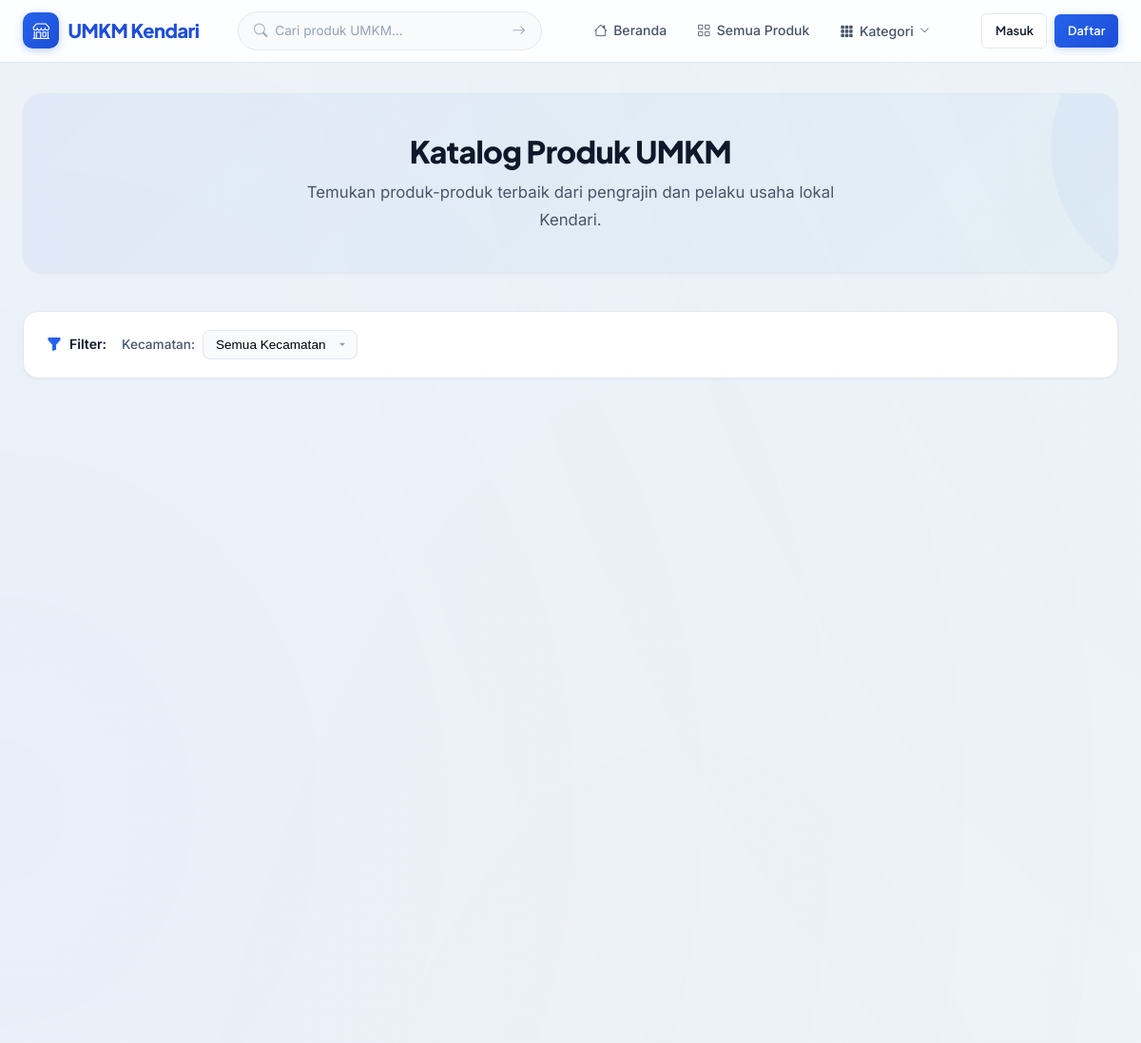
Page /produk?kategori=2 (upper part) on the earlier database version.
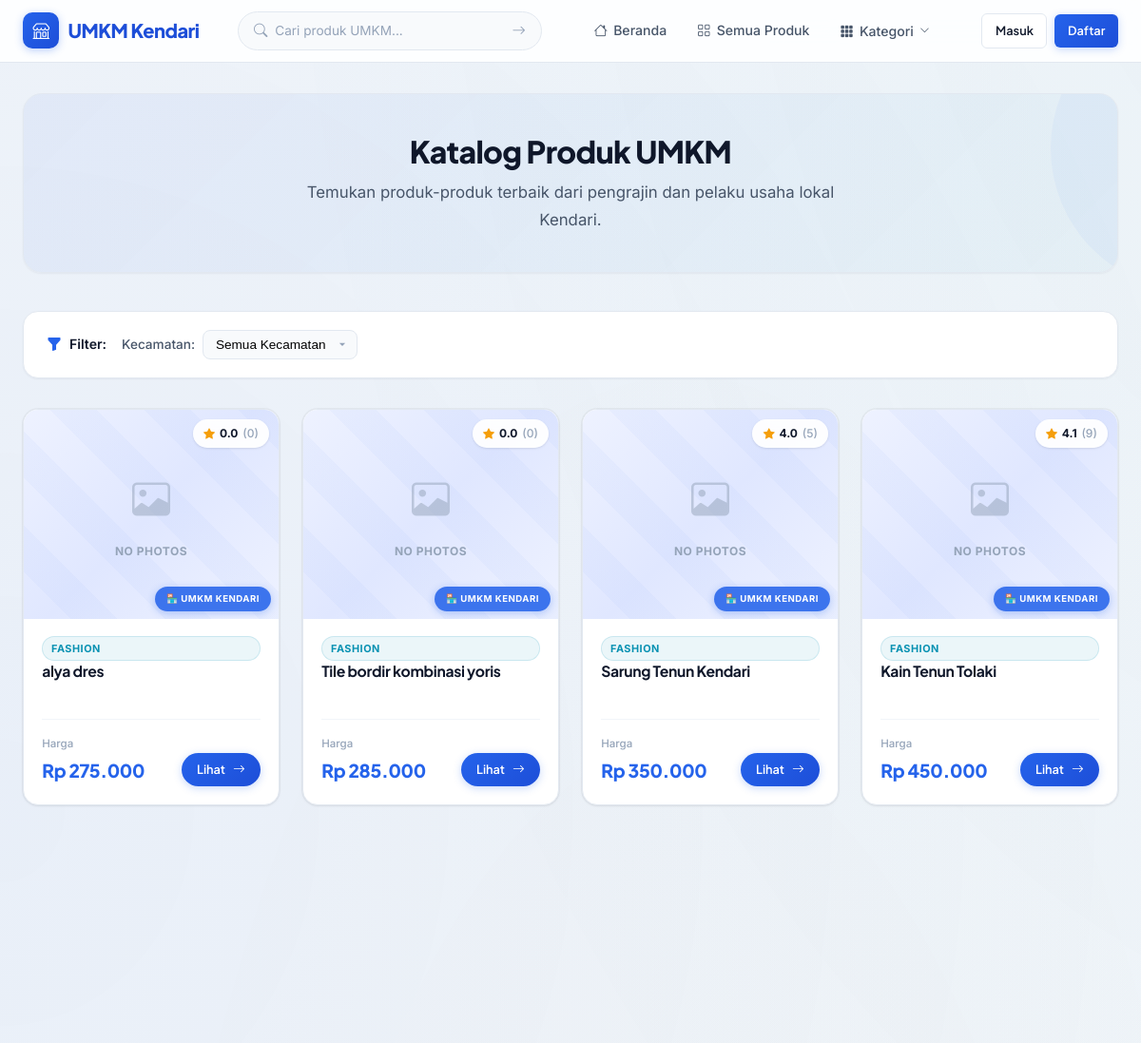
Same page on the later database version.
### tables this page shows
CREATE TABLE produk (
            id INTEGER PRIMARY KEY AUTOINCREMENT,
            nama TEXT NOT NULL,
            deskripsi TEXT DEFAULT '',
            harga REAL NOT NULL DEFAULT 0,
            stok INTEGER NOT NULL DEFAULT 0,
            gambar TEXT DEFAULT 'default.jpg',
            kategori_id INTEGER,
            seller_id INTEGER NOT NULL,
            created_at TIMESTAMP DEFAULT CURRENT_TIMESTAMP, tersedia INTEGER NOT NULL DEFAULT 1, kecamatan TEXT DEFAULT 'Kendari',
            FOREIGN KEY (kategori_id) REFERENCES kategori(id) ON DELETE SET NULL,
            FOREIGN KEY (seller_id) REFERENCES users(id) ON DELETE CASCADE
        );

### routes/main.py (the view)
@main_bp.route('/produk')
def list_produk():
    kecamatan = request.args.get('kecamatan', '')
    kategori_id = request.args.get('kategori', type=int)
    page = request.args.get('page', 1, type=int)
    per_page = 12
    if kecamatan:
        all_produk = Produk.get_by_kecamatan(kecamatan)
    elif kategori_id:
        all_produk = Produk.get_by_kategori(kategori_id)
    else:
        all_produk = Produk.get_all()
    total = len(all_produk)
    total_pages = max(1, (total + per_page - 1) // per_page)
    page = min(page, total_pages)
    start = (page - 1) * per_page
    produk_list = all_produk[start:start + per_page]
    kategori_list = Kategori.get_all()
    kecamatan_list = Produk.get_kecamatan_list()
    return render_template('produk/list.html',
                           produk_list=produk_list,
                           kategori_list=kategori_list,
                           kecamatan_list=kecamatan_list,
                           selected_kecamatan=kecamatan,
                           page=page,
                           total_pages=total_pages,
                           total=total)

### models/database.py (called while the page is built)
def get_db():
    from flask import g
    if 'db' not in g:
        g.db = sqlite3.connect(DATABASE)
        g.db.row_factory = sqlite3.Row
        g.db.execute("PRAGMA foreign_keys = ON")
    return g.db

### models/kategori.py (called while the page is built)
    @staticmethod
    def get_all():
        db = get_db()
        rows = db.execute('SELECT * FROM kategori ORDER BY nama').fetchall()
        return [Kategori(**dict(row)) for row in rows]

### models/produk.py (called while the page is built)
    @staticmethod
    def _base_query():
        return '''
            SELECT p.*,
                   k.nama as kategori_nama,
                   u.nama_lengkap as seller_nama,
                   u.no_telepon as seller_no_telepon,
                   COALESCE(AVG(r.score), 0) as avg_rating,
                   COUNT(r.id) as total_rating
            FROM produk p
            LEFT JOIN kategori k ON p.kategori_id = k.id
            LEFT JOIN users u ON p.seller_id = u.id
            LEFT JOIN ratings r ON p.id = r.produk_id
        '''

    @staticmethod
    def get_by_kategori(kategori_id, limit=None):
        db = get_db()
        query = Produk._base_query() + ' WHERE p.kategori_id = ? GROUP BY p.id ORDER BY p.created_at DESC'
        if limit:
            query += f' LIMIT {limit}'
        rows = db.execute(query, (kategori_id,)).fetchall()
        return [Produk(**dict(row)) for row in rows]

    @staticmethod
    def get_kecamatan_list():
        db = get_db()
        rows = db.execute('SELECT DISTINCT kecamatan FROM produk ORDER BY kecamatan').fetchall()
        return [row['kecamatan'] for row in rows]

### templates/produk/list.html (shortened to what this page needs)
{% extends "base.html" %}
{% block content %}
<div class="container" style="padding-top: 2rem;">
    <div class="page-hero">
        {% if search_keyword %}
        <div class="page-hero-icon">
            <i class="bi bi-search"></i>
        </div>
        <h1>
            Hasil Pencarian: "<span style="color:var(--primary);">{{ search_keyword }}</span>"
        </h1>
        <p>Ditemukan <strong>{{ total }}</strong> produk UMKM yang sesuai dengan pencarian Anda.</p>
        {% else %}
        <h1>Katalog Produk UMKM</h1>
        <p>Temukan produk-produk terbaik dari pengrajin dan pelaku usaha lokal Kendari.</p>
        {% endif %}
    </div>
    <div class="filter-bar">
        <div style="display: flex; align-items: center; gap: 0.5rem;">
            <i class="bi bi-funnel-fill" style="color: var(--primary);"></i>
            <span style="font-weight: 600; color: var(--text-primary); font-size: 0.88rem;">Filter:</span>
        </div>
        <div style="display: flex; align-items: center; gap: 0.5rem;">
            <label for="kecamatan-select" style="font-size: 0.85rem; color: var(--text-secondary); font-weight: 500;">Kecamatan:</label>
            <select id="kecamatan-select" onchange="filterByKecamatan(this.value)">
                <option value="">Semua Kecamatan</option>
            </select>
        </div>
    </div>
    {% if produk_list %}
    <div class="product-grid">
        {% for produk in produk_list %}
        <div class="product-card" style="display: flex; flex-direction: column; height: 100%;">
            <div class="card-image" style="height: 220px; position: relative;">
                <a href="{{ url_for('main.detail_produk', produk_id=produk.id) }}" class="product-image-wrapper">
                    <div class="no-photo-placeholder" style="display: none; position: absolute; top: 0; left: 0; right: 0; bottom: 0;">
                        <i class="bi bi-image"></i>
                        <span>No Photos</span>
                    </div>
                </a>
                <div class="rating-badge">
                    <i class="bi bi-star-fill"></i> {{ "{:.1f}".format(produk.avg_rating) }} <span style="color: var(--text-muted); font-weight: 500;">({{ produk.total_rating }})</span>
                </div>
            </div>
            <div class="card-body" style="flex: 1; display: flex; flex-direction: column;">
                <div class="card-category">
                    {{ produk.kategori_nama or 'Umum' }}
                </div>
                <h3 class="card-title" style="min-height: 2.8rem; margin-bottom: auto;">
                    <a href="{{ url_for('main.detail_produk', produk_id=produk.id) }}">{{ produk.nama }}</a>
                </h3>
                <div class="card-footer-bar">
                    <div>
                        <div class="card-price-label">Harga</div>
                        <div class="card-price-value">Rp {{ "{:,.0f}".format(produk.harga).replace(',', '.') }}</div>
                    </div>
                    <a href="{{ url_for('main.detail_produk', produk_id=produk.id) }}" class="btn btn-primary btn-sm" style="border-radius: var(--radius-full); padding: 0.4rem 1rem;">
                        Lihat <i class="bi bi-arrow-right"></i>
                    </a>
                </div>
            </div>
        </div>
        {% endfor %}
    </div>
    {% endif %}
</div>
{% endblock %}

### templates/base.html (shortened to what this page needs)
<!DOCTYPE html>
<html lang="id">
<head>
    <link rel="stylesheet" href="{{ url_for('static', filename='css/style.css') }}">
    <link rel="stylesheet" href="https://cdn.jsdelivr.net/npm/bootstrap-icons@1.11.3/font/bootstrap-icons.min.css">
    <link rel="stylesheet" href="https://cdn.jsdelivr.net/npm/sweetalert2@11/dist/sweetalert2.min.css">
</head>
<body>
    <nav class="navbar" id="mainNav">
        <div class="container">
            <a href="{{ url_for('main.index') }}" class="navbar-brand">
                <span class="brand-icon"><i class="bi bi-shop"></i></span>
                UMKM Kendari
            </a>
            <form action="{{ url_for('main.search') }}" method="GET" class="nav-search">
                <i class="bi bi-search"></i>
                <input type="text" name="q" placeholder="Cari produk UMKM..." value="{{ request.args.get('q', '') }}">
                <button type="submit"><i class="bi bi-arrow-right"></i></button>
            </form>
            <ul class="navbar-nav">
                <li><a href="{{ url_for('main.index') }}" class="nav-link {% if request.endpoint == 'main.index' %}active{% endif %}"><i class="bi bi-house"></i> Beranda</a></li>
                <li><a href="{{ url_for('main.list_produk') }}" class="nav-link {% if request.endpoint == 'main.list_produk' and not request.args.get('kategori') %}active{% endif %}"><i class="bi bi-grid"></i> Semua Produk</a></li>
                {% if kategori_list %}
                <li class="nav-dropdown">
                    <button class="nav-link nav-dropdown-toggle" id="kategoriDropdownBtn" aria-expanded="false">
                        <i class="bi bi-grid-3x3-gap-fill"></i> Kategori
                        <i class="bi bi-chevron-down nav-dropdown-chevron"></i>
                    </button>
                </li>
                {% endif %}
            </ul>
            <div class="nav-auth">
                {% if current_user.is_authenticated %}
                    {% if current_user.role == 'admin' %}
                        <a href="{{ url_for('admin.dashboard') }}" class="btn btn-sm btn-secondary"><i class="bi bi-gear"></i> Admin</a>
                    {% elif current_user.role == 'seller' %}
                        <a href="{{ url_for('seller.dashboard') }}" class="btn btn-sm btn-secondary"><i class="bi bi-box"></i> Toko Saya</a>
                    {% else %}
                    {% endif %}
                    <a href="{{ url_for('main.profil') }}" class="btn btn-sm btn-secondary"><i class="bi bi-person"></i> {{ current_user.username }}</a>
                    <a href="{{ url_for('auth.logout') }}" class="btn btn-sm btn-danger"><i class="bi bi-box-arrow-right"></i></a>
                {% else %}
                    <a href="{{ url_for('auth.login') }}" class="btn btn-sm btn-secondary">Masuk</a>
                    <a href="{{ url_for('auth.register') }}" class="btn btn-sm btn-primary">Daftar</a>
                {% endif %}
            </div>
        </div>
    </nav>
    <main>
        {% block content %}{% endblock %}
    </main>
</body>
</html>

Differences in the rows shown:
added produk: avg_rating "0.0", total_rating "0", kategori_nama "FASHION", nama "alya dres", harga "275.000"
added produk: avg_rating "0.0", total_rating "0", kategori_nama "FASHION", nama "Tile bordir kombinasi yoris", harga "285.000"
now on this page (row edited): produk: avg_rating "4.0", total_rating "5", kategori_nama "FASHION", nama "Sarung Tenun Kendari", harga "350.000"
now on this page (row edited): produk: avg_rating "4.1", total_rating "9", kategori_nama "FASHION", nama "Kain Tenun Tolaki", harga "450.000"
